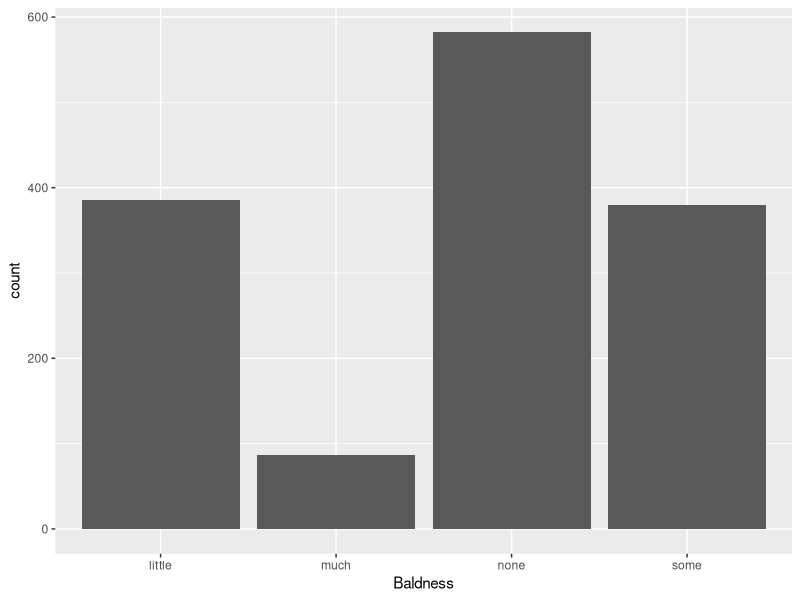
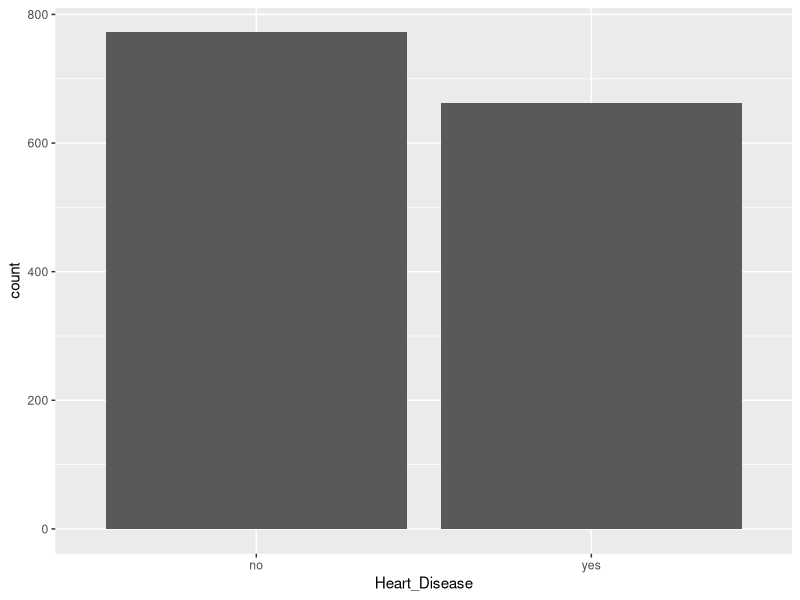
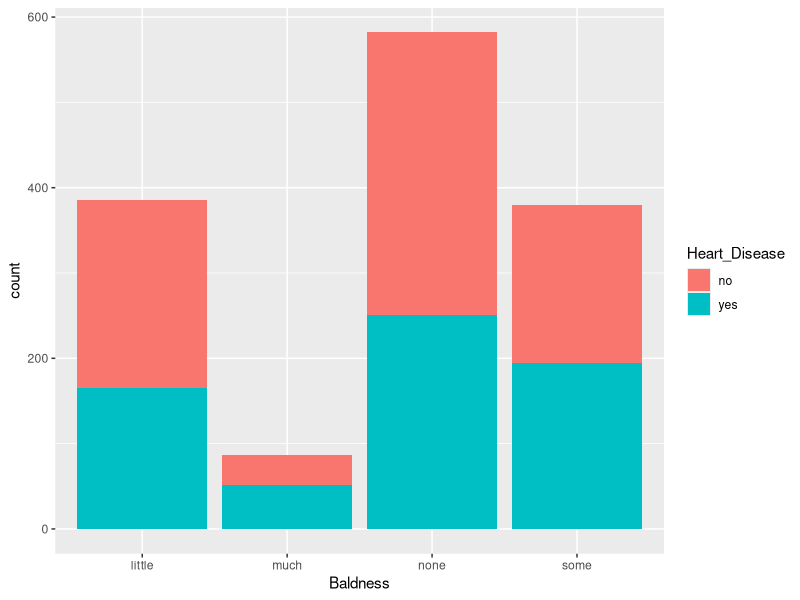

Source code (R) for these figures, in order:
## ---- chunk 1
knitr::opts_chunk$set(echo = TRUE)
## ---- chunk 2
data1 <- read.csv("paper_vs_ereader.csv")
head(data1)
## ---- chunk 3
baldness <- read.table("HeartDiseaseBaldness.txt", header=TRUE)
head(baldness)
## ---- chunk 4
dim(baldness)
## ---- chunk 5
colnames(baldness)
## ---- chunk 6
table(baldness$Heart_Disease, baldness$Baldness)
## ---- chunk 7
library(ggplot2)
ggplot(baldness, aes(x = Baldness)) + geom_bar()
ggplot(baldness, aes(x = Heart_Disease)) + geom_bar()
ggplot(baldness, aes(x = Baldness, fill = Heart_Disease)) + geom_bar()
## ---- chunk 8

